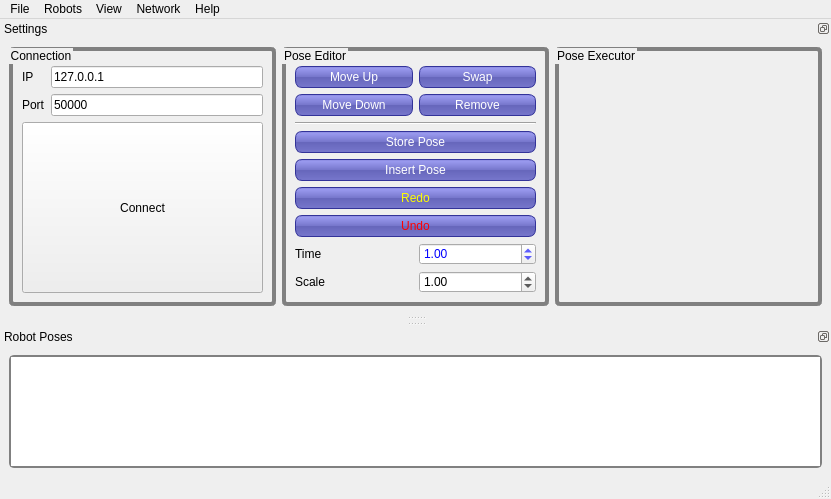
<?xml version="1.0" encoding="UTF-8"?>
<ui version="4.0">
 <class>MainWindow</class>
 <widget class="QMainWindow" name="MainWindow">
  <property name="geometry">
   <rect>
    <x>0</x>
    <y>0</y>
    <width>831</width>
    <height>499</height>
   </rect>
  </property>
  <property name="sizePolicy">
   <sizepolicy hsizetype="Expanding" vsizetype="Expanding">
    <horstretch>0</horstretch>
    <verstretch>0</verstretch>
   </sizepolicy>
  </property>
  <property name="minimumSize">
   <size>
    <width>600</width>
    <height>400</height>
   </size>
  </property>
  <property name="windowTitle">
   <string>Motion Editor</string>
  </property>
  <property name="layoutDirection">
   <enum>Qt::LeftToRight</enum>
  </property>
  <property name="autoFillBackground">
   <bool>false</bool>
  </property>
  <widget class="QWidget" name="centralwidget">
   <property name="enabled">
    <bool>true</bool>
   </property>
   <property name="sizePolicy">
    <sizepolicy hsizetype="MinimumExpanding" vsizetype="MinimumExpanding">
     <horstretch>0</horstretch>
     <verstretch>0</verstretch>
    </sizepolicy>
   </property>
  </widget>
  <widget class="QMenuBar" name="menubar">
   <property name="geometry">
    <rect>
     <x>0</x>
     <y>0</y>
     <width>831</width>
     <height>25</height>
    </rect>
   </property>
   <widget class="QMenu" name="menuFile">
    <property name="title">
     <string>File</string>
    </property>
    <addaction name="actionNew"/>
    <addaction name="actionOpen"/>
    <addaction name="separator"/>
    <addaction name="actionExport"/>
    <addaction name="separator"/>
    <addaction name="actionQuit"/>
   </widget>
   <widget class="QMenu" name="menuEdit">
    <property name="title">
     <string>Robots</string>
    </property>
    <addaction name="actionNao_RC_Edition"/>
    <addaction name="actionNao_Academics"/>
    <addaction name="separator"/>
    <addaction name="actionOpen_Robot"/>
   </widget>
   <widget class="QMenu" name="menuHelp">
    <property name="title">
     <string>Help</string>
    </property>
    <addaction name="actionDocumentation"/>
    <addaction name="separator"/>
    <addaction name="actionAbout"/>
   </widget>
   <widget class="QMenu" name="menuNetwork">
    <property name="title">
     <string>Network</string>
    </property>
   </widget>
   <widget class="QMenu" name="menuView">
    <property name="title">
     <string>View</string>
    </property>
    <addaction name="actionJoints"/>
    <addaction name="actionGraph"/>
   </widget>
   <addaction name="menuFile"/>
   <addaction name="menuEdit"/>
   <addaction name="menuView"/>
   <addaction name="menuNetwork"/>
   <addaction name="menuHelp"/>
  </widget>
  <widget class="QStatusBar" name="statusbar"/>
  <widget class="QDockWidget" name="dockWidget_9">
   <property name="styleSheet">
    <string notr="true">QDockWidget {
                         background-color: qlineargradient(x1: 0, y1: 0, x2: 0, y2: 2.5,
                         stop: 0 #E0E0E0, stop: 1 #9EDEE6);
                         border: 2px solid gray;
                         border-radius: 5px;
                         margin-top: 1ex; /* leave space at the top for the title */}</string>
   </property>
   <property name="features">
    <set>QDockWidget::DockWidgetFloatable|QDockWidget::DockWidgetMovable</set>
   </property>
   <property name="windowTitle">
    <string>Robot Poses</string>
   </property>
   <attribute name="dockWidgetArea">
    <number>8</number>
   </attribute>
   <widget class="QWidget" name="dockWidgetContents_9">
    <layout class="QHBoxLayout" name="horizontalLayout">
     <item>
      <widget class="QTableWidget" name="poseEditor">
       <property name="styleSheet">
        <string notr="true">QTableWidget {
                         background-color: qlineargradient(x1: 0, y1: 0, x2: 0, y2: 4.5,
                         stop: 0 #E0E0E0, stop: 1 #9EDEE6);
                         border: 2px solid gray;
                         border-radius: 5px;
                         margin-top: 1ex; /* leave space at the top for the title */}

 QTableView {
     selection-background-color: qlineargradient(x1: 0, y1: 0, x2: 0.9, y2: 0.9,
                                 stop: 0 #53A0F6, stop: 1 black);
 }</string>
       </property>
       <property name="frameShadow">
        <enum>QFrame::Sunken</enum>
       </property>
       <property name="lineWidth">
        <number>1</number>
       </property>
       <property name="dragDropOverwriteMode">
        <bool>false</bool>
       </property>
       <property name="dragDropMode">
        <enum>QAbstractItemView::DropOnly</enum>
       </property>
       <property name="alternatingRowColors">
        <bool>true</bool>
       </property>
       <property name="selectionMode">
        <enum>QAbstractItemView::ExtendedSelection</enum>
       </property>
       <property name="textElideMode">
        <enum>Qt::ElideMiddle</enum>
       </property>
       <property name="showGrid">
        <bool>true</bool>
       </property>
       <attribute name="horizontalHeaderCascadingSectionResizes">
        <bool>true</bool>
       </attribute>
       <attribute name="verticalHeaderCascadingSectionResizes">
        <bool>true</bool>
       </attribute>
      </widget>
     </item>
    </layout>
   </widget>
  </widget>
  <widget class="QDockWidget" name="settingsDockWidget">
   <property name="layoutDirection">
    <enum>Qt::LeftToRight</enum>
   </property>
   <property name="features">
    <set>QDockWidget::DockWidgetFloatable|QDockWidget::DockWidgetMovable</set>
   </property>
   <property name="allowedAreas">
    <set>Qt::BottomDockWidgetArea|Qt::TopDockWidgetArea</set>
   </property>
   <property name="windowTitle">
    <string>Settings</string>
   </property>
   <attribute name="dockWidgetArea">
    <number>4</number>
   </attribute>
   <widget class="QWidget" name="dockWidgetContents">
    <layout class="QHBoxLayout" name="horizontalLayout_7">
     <item>
      <layout class="QVBoxLayout" name="verticalLayout_6">
       <item>
        <layout class="QHBoxLayout" name="horizontalLayout_2">
         <item>
          <widget class="QGroupBox" name="groupBox_3">
           <property name="sizePolicy">
            <sizepolicy hsizetype="MinimumExpanding" vsizetype="MinimumExpanding">
             <horstretch>0</horstretch>
             <verstretch>0</verstretch>
            </sizepolicy>
           </property>
           <property name="styleSheet">
            <string notr="true">QGroupBox {
                         background-color: qlineargradient(x1: 0, y1: 0, x2: 0, y2: 2.5,
                         stop: 0 #E0E0E0, stop: 1 #FF0000);
                         border: 4px solid gray;
                         border-radius: 5px;
                         margin-top: 1ex;}</string>
           </property>
           <property name="title">
            <string>Connection</string>
           </property>
           <layout class="QHBoxLayout" name="horizontalLayout_5">
            <item>
             <layout class="QHBoxLayout" name="horizontalLayout_4">
              <item>
               <layout class="QVBoxLayout" name="verticalLayout_2">
                <item>
                 <layout class="QFormLayout" name="formLayout">
                  <property name="fieldGrowthPolicy">
                   <enum>QFormLayout::AllNonFixedFieldsGrow</enum>
                  </property>
                  <property name="horizontalSpacing">
                   <number>6</number>
                  </property>
                  <property name="topMargin">
                   <number>6</number>
                  </property>
                  <item row="0" column="0">
                   <widget class="QLabel" name="iPLabel">
                    <property name="text">
                     <string>IP</string>
                    </property>
                   </widget>
                  </item>
                  <item row="0" column="1">
                   <widget class="QLineEdit" name="iPLineEdit">
                    <property name="text">
                     <string>127.0.0.1</string>
                    </property>
                   </widget>
                  </item>
                  <item row="1" column="0">
                   <widget class="QLabel" name="portLabel">
                    <property name="text">
                     <string>Port</string>
                    </property>
                   </widget>
                  </item>
                  <item row="1" column="1">
                   <widget class="QLineEdit" name="portLineEdit">
                    <property name="text">
                     <string>50000</string>
                    </property>
                   </widget>
                  </item>
                  <item row="2" column="0" colspan="2">
                   <widget class="QPushButton" name="connectButton">
                    <property name="sizePolicy">
                     <sizepolicy hsizetype="MinimumExpanding" vsizetype="MinimumExpanding">
                      <horstretch>0</horstretch>
                      <verstretch>0</verstretch>
                     </sizepolicy>
                    </property>
                    <property name="styleSheet">
                     <string notr="true">QPushButton {
                         background-color: qlineargradient(x1: 0, y1: 0, x2: 0, y2: 3,
                         stop: 0 #E0E0E0, stop: 1 #FF0000);
                         margin-top: 1ex; /* leave space at the top for the title */}


 QPushButton::hover {
     background-color: qlineargradient(x1: 0, y1: 0, x2: 0, y2: 1,
                                       stop: 0 #dadbde, stop: 1 #f6f7fa);
 }

</string>
                    </property>
                    <property name="text">
                     <string>Connect</string>
                    </property>
                   </widget>
                  </item>
                 </layout>
                </item>
               </layout>
              </item>
             </layout>
            </item>
           </layout>
          </widget>
         </item>
         <item>
          <widget class="QGroupBox" name="groupBox">
           <property name="sizePolicy">
            <sizepolicy hsizetype="MinimumExpanding" vsizetype="MinimumExpanding">
             <horstretch>0</horstretch>
             <verstretch>0</verstretch>
            </sizepolicy>
           </property>
           <property name="styleSheet">
            <string notr="true">QGroupBox {
                         background-color: qlineargradient(x1: 0, y1: 0, x2: 0, y2: 2.5,
                         stop: 0 #E0E0E0, stop: 1 #9EDEE6);
                         border: 4px solid gray;
                         border-radius: 5px;
                         margin-top: 1ex; /* leave space at the top for the title */}</string>
           </property>
           <property name="title">
            <string>Pose Editor</string>
           </property>
           <layout class="QVBoxLayout" name="verticalLayout_4">
            <item>
             <layout class="QVBoxLayout" name="verticalLayout_3">
              <property name="topMargin">
               <number>6</number>
              </property>
              <item>
               <layout class="QGridLayout" name="gridLayout">
                <item row="0" column="0">
                 <widget class="QPushButton" name="moveUpPoseButton">
                  <property name="styleSheet">
                   <string notr="true">QPushButton {
color: white;
background-color: QLinearGradient( x1: 0, y1: 0, x2: 0, y2: 1, stop: 0 #88d, stop: 0.1 #99e, stop: 0.49 #77c, stop: 0.5 #66b, stop: 1 #77c);
border-width: 1px;
border-color: #339;
border-style: solid;
border-radius: 7;
padding: 3px;
padding-left: 5px;
padding-right: 5px;

}</string>
                  </property>
                  <property name="text">
                   <string>Move Up</string>
                  </property>
                 </widget>
                </item>
                <item row="0" column="1">
                 <widget class="QPushButton" name="swapPoseButton">
                  <property name="styleSheet">
                   <string notr="true">QPushButton {
color: white;
background-color: QLinearGradient( x1: 0, y1: 0, x2: 0, y2: 1, stop: 0 #88d, stop: 0.1 #99e, stop: 0.49 #77c, stop: 0.5 #66b, stop: 1 #77c);
border-width: 1px;
border-color: #339;
border-style: solid;
border-radius: 7;
padding: 3px;
padding-left: 5px;
padding-right: 5px;
}</string>
                  </property>
                  <property name="text">
                   <string>Swap</string>
                  </property>
                 </widget>
                </item>
                <item row="1" column="0">
                 <widget class="QPushButton" name="moveDownPoseButton">
                  <property name="styleSheet">
                   <string notr="true">QPushButton {
color: white;
background-color: QLinearGradient( x1: 0, y1: 0, x2: 0, y2: 1, stop: 0 #88d, stop: 0.1 #99e, stop: 0.49 #77c, stop: 0.5 #66b, stop: 1 #77c);
border-width: 1px;
border-color: #339;
border-style: solid;
border-radius: 7;
padding: 3px;
padding-left: 5px;
padding-right: 5px;

}</string>
                  </property>
                  <property name="text">
                   <string>Move Down</string>
                  </property>
                 </widget>
                </item>
                <item row="1" column="1">
                 <widget class="QPushButton" name="removePoseButton">
                  <property name="styleSheet">
                   <string notr="true">QPushButton {
color: white;
background-color: QLinearGradient( x1: 0, y1: 0, x2: 0, y2: 1, stop: 0 #88d, stop: 0.1 #99e, stop: 0.49 #77c, stop: 0.5 #66b, stop: 1 #77c);
border-width: 1px;
border-color: #339;
border-style: solid;
border-radius: 7;
padding: 3px;
padding-left: 5px;
padding-right: 5px;
}</string>
                  </property>
                  <property name="text">
                   <string>Remove</string>
                  </property>
                 </widget>
                </item>
               </layout>
              </item>
              <item>
               <widget class="Line" name="line">
                <property name="orientation">
                 <enum>Qt::Horizontal</enum>
                </property>
               </widget>
              </item>
              <item>
               <widget class="QPushButton" name="storePoseButton">
                <property name="styleSheet">
                 <string notr="true">QPushButton {
color: white;
background-color: QLinearGradient( x1: 0, y1: 0, x2: 0, y2: 1, stop: 0 #88d, stop: 0.1 #99e, stop: 0.49 #77c, stop: 0.5 #66b, stop: 1 #77c);
border-width: 1px;
border-color: #339;
border-style: solid;
border-radius: 7;
padding: 3px;
padding-left: 5px;
padding-right: 5px;
}</string>
                </property>
                <property name="text">
                 <string>Store Pose</string>
                </property>
               </widget>
              </item>
              <item>
               <widget class="QPushButton" name="insertPoseButton">
                <property name="styleSheet">
                 <string notr="true">QPushButton {
color: white;
background-color: QLinearGradient( x1: 0, y1: 0, x2: 0, y2: 1, stop: 0 #88d, stop: 0.1 #99e, stop: 0.49 #77c, stop: 0.5 #66b, stop: 1 #77c);
border-width: 1px;
border-color: #339;
border-style: solid;
border-radius: 7;
padding: 3px;
padding-left: 5px;
padding-right: 5px;
}</string>
                </property>
                <property name="text">
                 <string>Insert Pose</string>
                </property>
               </widget>
              </item>
              <item>
               <widget class="QPushButton" name="redoButton">
                <property name="styleSheet">
                 <string notr="true">QPushButton {
color: yellow;
background-color: QLinearGradient( x1: 0, y1: 0, x2: 0, y2: 1, stop: 0 #88d, stop: 0.1 #99e, stop: 0.49 #77c, stop: 0.5 #66b, stop: 1 #77c);
border-width: 1px;
border-color: #339;
border-style: solid;
border-radius: 7;
padding: 3px;
padding-left: 5px;
padding-right: 5px;
}</string>
                </property>
                <property name="text">
                 <string>Redo</string>
                </property>
               </widget>
              </item>
              <item>
               <widget class="QPushButton" name="undoButton">
                <property name="styleSheet">
                 <string notr="true">QPushButton {
color: red;
background-color: QLinearGradient( x1: 0, y1: 0, x2: 0, y2: 1, stop: 0 #88d, stop: 0.1 #99e, stop: 0.49 #77c, stop: 0.5 #66b, stop: 1 #77c);
border-width: 1px;
border-color: #339;
border-style: solid;
border-radius: 7;
padding: 3px;
padding-left: 5px;
padding-right: 5px;
}</string>
                </property>
                <property name="text">
                 <string>Undo</string>
                </property>
               </widget>
              </item>
              <item>
               <layout class="QHBoxLayout" name="horizontalLayout_6">
                <item>
                 <widget class="QLabel" name="label">
                  <property name="text">
                   <string>Time</string>
                  </property>
                 </widget>
                </item>
                <item>
                 <widget class="QDoubleSpinBox" name="transitionTime">
                  <property name="styleSheet">
                   <string notr="true">QDoubleSpinBox {
color: blue;
}</string>
                  </property>
                  <property name="minimum">
                   <double>0.100000000000000</double>
                  </property>
                  <property name="singleStep">
                   <double>0.100000000000000</double>
                  </property>
                  <property name="value">
                   <double>1.000000000000000</double>
                  </property>
                 </widget>
                </item>
               </layout>
              </item>
              <item>
               <layout class="QHBoxLayout" name="horizontalLayout_3">
                <item>
                 <widget class="QLabel" name="label_2">
                  <property name="text">
                   <string>Scale</string>
                  </property>
                 </widget>
                </item>
                <item>
                 <widget class="QDoubleSpinBox" name="scaleFactor">
                  <property name="minimum">
                   <double>0.010000000000000</double>
                  </property>
                  <property name="maximum">
                   <double>10.000000000000000</double>
                  </property>
                  <property name="singleStep">
                   <double>0.010000000000000</double>
                  </property>
                  <property name="value">
                   <double>1.000000000000000</double>
                  </property>
                 </widget>
                </item>
               </layout>
              </item>
             </layout>
            </item>
           </layout>
          </widget>
         </item>
         <item>
          <widget class="QGroupBox" name="groupBox_2">
           <property name="sizePolicy">
            <sizepolicy hsizetype="MinimumExpanding" vsizetype="MinimumExpanding">
             <horstretch>0</horstretch>
             <verstretch>0</verstretch>
            </sizepolicy>
           </property>
           <property name="styleSheet">
            <string notr="true">QGroupBox {
                         background-color: qlineargradient(x1: 0, y1: 0, x2: 0, y2: 2.5,
                         stop: 0 #E0E0E0, stop: 1 #81F27F);
                         border: 4px solid gray;
                         border-radius: 5px;
                         margin-top: 1ex; /* leave space at the top for the title */}</string>
           </property>
           <property name="title">
            <string>Pose Executor</string>
           </property>
           <layout class="QVBoxLayout" name="verticalLayout_5">
            <item>
             <layout class="QVBoxLayout" name="verticalLayout">
              <item>
               <widget class="QPushButton" name="gotoPoseButton">
                <property name="styleSheet">
                 <string notr="true">QPushButton {
background-color: QLinearGradient( x1: 0, y1: 0, x2: 0, y2: 6.5,
                         stop: 0 #E0E0E0, stop: 1 #f90707);
     border-width: 2px;
     border-radius: 12px;
padding: 3px;
}

QPushButton::hover{

background-color: QLinearGradient( x1: 0, y1: 0, x2: 0, y2: 1.5,
                         stop: 0 #E0E0E0, stop: 1 #f90707);
border-width: 1px;
border-style: no;
padding: 3px;

}


QPushButton:pressed {
    /* We'll just invert the gradient by changing the colors around. */
    background-color: qlineargradient(x1: 0, y1: 0, x2: 0, y2: 0.2,
                                      stop: 0 #E0E0E0, stop: 1 #f90707);
}
</string>
                </property>
                <property name="text">
                 <string/>
                </property>
                <property name="icon">
                 <iconset resource="icons.qrc">
                  <normaloff>:/icons/goto.png</normaloff>:/icons/goto.png</iconset>
                </property>
                <property name="iconSize">
                 <size>
                  <width>32</width>
                  <height>32</height>
                 </size>
                </property>
               </widget>
              </item>
              <item>
               <widget class="QPushButton" name="stepPoseButton">
                <property name="styleSheet">
                 <string notr="true">QPushButton {
background-color: QLinearGradient( x1: 0, y1: 0, x2: 0, y2: 6.5,
                         stop: 0 #E0E0E0, stop: 1 #81F27F);
     border-width: 2px;
     border-radius: 12px;
padding: 3px;
}

QPushButton::hover{

background-color: QLinearGradient( x1: 0, y1: 0, x2: 0, y2: 1.5,
                         stop: 0 #E0E0E0, stop: 1 #81F27F);
border-width: 1px;
border-style: no;
padding: 3px;

}

/* This is style when button is pressed */
QPushButton:pressed {
    /* We'll just invert the gradient by changing the colors around. */
    background-color: qlineargradient(x1: 0, y1: 0, x2: 0, y2: 0.2,
                                     stop: 0 #E0E0E0, stop: 1 #81F27F);
}</string>
                </property>
                <property name="text">
                 <string/>
                </property>
                <property name="icon">
                 <iconset resource="icons.qrc">
                  <normaloff>:/icons/step.png</normaloff>:/icons/step.png</iconset>
                </property>
                <property name="iconSize">
                 <size>
                  <width>32</width>
                  <height>32</height>
                 </size>
                </property>
               </widget>
              </item>
              <item>
               <widget class="QPushButton" name="playMotionButton">
                <property name="styleSheet">
                 <string notr="true">QPushButton {
background-color: QLinearGradient( x1: 0, y1: 0, x2: 0, y2: 6.5,
                         stop: 0 #E0E0E0, stop: 1 #4383ef);
     border-width: 2px;
     border-radius: 12px;
padding: 3px;
}

QPushButton::hover{

background-color: QLinearGradient( x1: 0, y1: 0, x2: 0, y2: 1.5,
                         stop: 0 #E0E0E0, stop: 1 #4383ef);
border-width: 1px;
border-style: no;
padding: 3px;

}

/* This is style when button is pressed */
QPushButton:pressed {
    /* We'll just invert the gradient by changing the colors around. */
    background-color: qlineargradient(x1: 0, y1: 0, x2: 0, y2: 0.2,
                                      stop: 0 #E0E0E0, stop: 1 #4383ef);
}</string>
                </property>
                <property name="text">
                 <string/>
                </property>
                <property name="icon">
                 <iconset resource="icons.qrc">
                  <normaloff>:/icons/play.png</normaloff>:/icons/play.png</iconset>
                </property>
                <property name="iconSize">
                 <size>
                  <width>32</width>
                  <height>32</height>
                 </size>
                </property>
               </widget>
              </item>
              <item>
               <spacer name="verticalSpacer_2">
                <property name="orientation">
                 <enum>Qt::Vertical</enum>
                </property>
                <property name="sizeHint" stdset="0">
                 <size>
                  <width>20</width>
                  <height>68</height>
                 </size>
                </property>
               </spacer>
              </item>
              <item>
               <layout class="QHBoxLayout" name="horizontalLayout_8">
                <item>
                 <widget class="QPushButton" name="stiffOn">
                  <property name="styleSheet">
                   <string notr="true">QPushButton {
background-color: QLinearGradient( x1: 0, y1: 0, x2: 0, y2: 3.5,
                         stop: 0 #E0E0E0, stop: 1 #81F27F);
     border-width: 2px;
     border-radius: 12px;
padding: 3px;
}

QPushButton::hover{

background-color: QLinearGradient( x1: 0, y1: 0, x2: 0, y2: 1.5,
                         stop: 0 #E0E0E0, stop: 1 #81F27F);
border-width: 1px;
border-style: no;
padding: 3px;

}

/* This is style when button is pressed */
QPushButton:pressed {
    /* We'll just invert the gradient by changing the colors around. */
    background-color: qlineargradient(x1: 0, y1: 0, x2: 0, y2: 0.2,
                         stop: 0 #E0E0E0, stop: 1 #81F27F);
}</string>
                  </property>
                  <property name="text">
                   <string/>
                  </property>
                  <property name="icon">
                   <iconset resource="icons.qrc">
                    <normaloff>:/icons/on.png</normaloff>:/icons/on.png</iconset>
                  </property>
                  <property name="iconSize">
                   <size>
                    <width>32</width>
                    <height>32</height>
                   </size>
                  </property>
                 </widget>
                </item>
                <item>
                 <widget class="QPushButton" name="stiffOff">
                  <property name="styleSheet">
                   <string notr="true">QPushButton {
background-color: QLinearGradient( x1: 0, y1: 0, x2: 0, y2: 6.5,
                         stop: 0 #E0E0E0, stop: 1 #f90707);
     border-width: 2px;
     border-radius: 12px;
padding: 3px;
}

QPushButton::hover{

background-color: QLinearGradient( x1: 0, y1: 0, x2: 0, y2: 1.5,
                         stop: 0 #E0E0E0, stop: 1 #f90707);
border-width: 1px;
border-style: no;
padding: 3px;

}


QPushButton:pressed {
    /* We'll just invert the gradient by changing the colors around. */
    background-color: qlineargradient(x1: 0, y1: 0, x2: 0, y2: 0.2,
                         stop: 0 #E0E0E0, stop: 1 #f90707);
}
</string>
                  </property>
                  <property name="text">
                   <string/>
                  </property>
                  <property name="icon">
                   <iconset resource="icons.qrc">
                    <normaloff>:/icons/off.png</normaloff>:/icons/off.png</iconset>
                  </property>
                  <property name="iconSize">
                   <size>
                    <width>32</width>
                    <height>32</height>
                   </size>
                  </property>
                 </widget>
                </item>
               </layout>
              </item>
             </layout>
            </item>
           </layout>
          </widget>
         </item>
        </layout>
       </item>
      </layout>
     </item>
    </layout>
   </widget>
  </widget>
  <action name="actionNew">
   <property name="text">
    <string>New</string>
   </property>
   <property name="shortcut">
    <string>Ctrl+N</string>
   </property>
   <property name="shortcutContext">
    <enum>Qt::WindowShortcut</enum>
   </property>
  </action>
  <action name="actionOpen">
   <property name="text">
    <string>Open...</string>
   </property>
   <property name="shortcut">
    <string>Ctrl+O</string>
   </property>
  </action>
  <action name="actionExport">
   <property name="text">
    <string>Export</string>
   </property>
   <property name="shortcut">
    <string>Ctrl+S</string>
   </property>
  </action>
  <action name="actionQuit">
   <property name="text">
    <string>Quit</string>
   </property>
   <property name="shortcut">
    <string>Ctrl+Q</string>
   </property>
  </action>
  <action name="actionDocumentation">
   <property name="text">
    <string>Documentation</string>
   </property>
  </action>
  <action name="actionAbout">
   <property name="text">
    <string>About</string>
   </property>
   <property name="shortcut">
    <string>Ctrl+H</string>
   </property>
  </action>
  <action name="actionJoints">
   <property name="checkable">
    <bool>true</bool>
   </property>
   <property name="checked">
    <bool>true</bool>
   </property>
   <property name="text">
    <string>Joints</string>
   </property>
   <property name="shortcut">
    <string>Ctrl+J</string>
   </property>
  </action>
  <action name="actionGraph">
   <property name="checkable">
    <bool>true</bool>
   </property>
   <property name="checked">
    <bool>true</bool>
   </property>
   <property name="text">
    <string>Graph</string>
   </property>
   <property name="shortcut">
    <string>Ctrl+G</string>
   </property>
  </action>
  <action name="actionNao_RC_Edition">
   <property name="checkable">
    <bool>true</bool>
   </property>
   <property name="text">
    <string>Nao RC Edition</string>
   </property>
  </action>
  <action name="actionNao_Academics">
   <property name="checkable">
    <bool>true</bool>
   </property>
   <property name="checked">
    <bool>true</bool>
   </property>
   <property name="text">
    <string>Nao Academics</string>
   </property>
  </action>
  <action name="actionOpen_Robot">
   <property name="text">
    <string>Load Robot...</string>
   </property>
  </action>
 </widget>
 <resources>
  <include location="icons.qrc"/>
 </resources>
 <connections/>
</ui>
